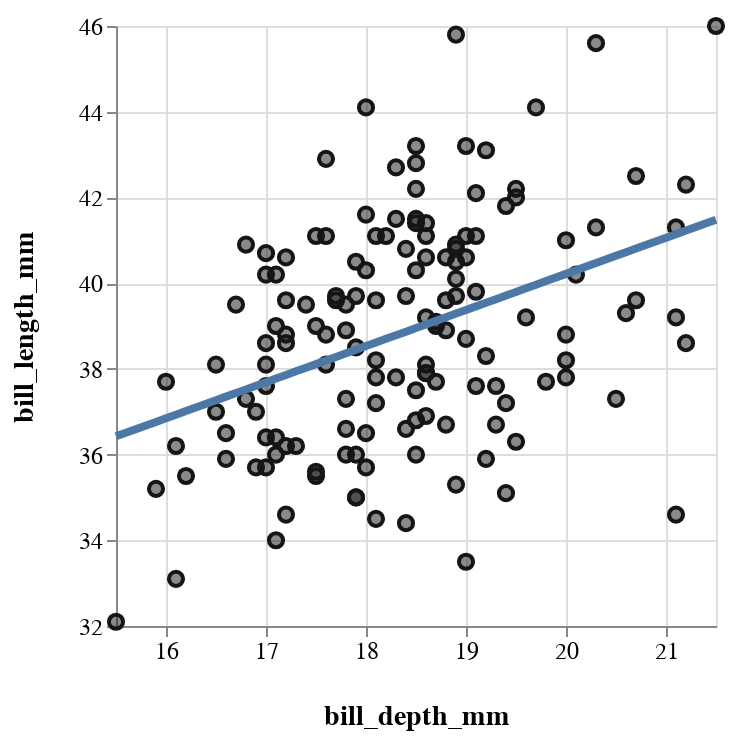

Here is the notebook cell this chart was saved with:
### Code cell
axis_kws = {'labelFontSize': 12, 'titleFontSize': 14, 'titlePadding': 20}

base = alt.Chart(penguins_w_pred).encode(
    x=alt.X('bill_depth_mm', scale=alt.Scale(zero=False), axis=alt.Axis(**axis_kws))
)

points = base.mark_point(color='#151515', fill='#151515', fillOpacity=0.5, size=50).encode(
    y=alt.Y('bill_length_mm', scale=alt.Scale(zero=False), axis=alt.Axis(**axis_kws))
)

line = base.mark_line(strokeWidth=4).encode(
    y=alt.Y('predictions', axis=alt.Axis(title='bill_length_mm',**axis_kws))
)

points + line

### Figure 1 — Vega-Lite specification as saved in the notebook (floating-point values rounded to 4 significant figures; data arrays with more than 128 entries replaced by an {"elided": "..."} marker saying what was removed)
{"config": {"view": {"continuousWidth": 300, "continuousHeight": 300}}, "layer": [{"mark": {"type": "point", "color": "#151515", "fill": "#151515", "fillOpacity": 0.5, "size": 50}, "encoding": {"x": {"axis": {"labelFontSize": 12, "titleFontSize": 14, "titlePadding": 20}, "field": "bill_depth_mm", "scale": {"zero": false}, "type": "quantitative"}, "y": {"axis": {"labelFontSize": 12, "titleFontSize": 14, "titlePadding": 20}, "field": "bill_length_mm", "scale": {"zero": false}, "type": "quantitative"}}}, {"mark": {"type": "line", "strokeWidth": 4}, "encoding": {"x": {"axis": {"labelFontSize": 12, "titleFontSize": 14, "titlePadding": 20}, "field": "bill_depth_mm", "scale": {"zero": false}, "type": "quantitative"}, "y": {"axis": {"labelFontSize": 12, "title": "bill_length_mm", "titleFontSize": 14, "titlePadding": 20}, "field": "predictions", "type": "quantitative"}}}], "data": {"name": "data-a366dc07d05b253c1632742a94668419"}, "$schema": "https://vega.github.io/schema/vega-lite/v5.20.1.json", "datasets": {"data-a366dc07d05b253c1632742a94668419": {"elided": "146 records"}}}
